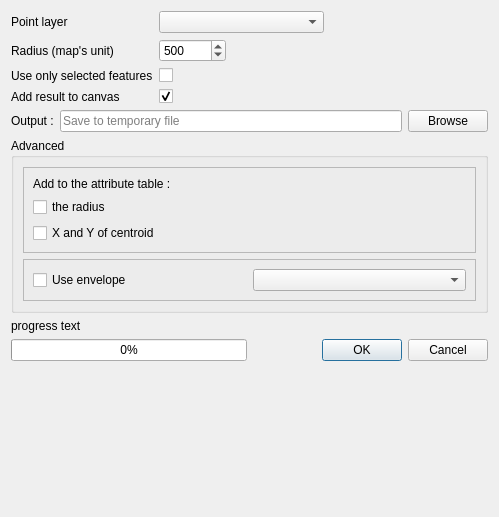
<?xml version="1.0" encoding="UTF-8"?>
<ui version="4.0">
 <class>Blur</class>
 <widget class="QWidget" name="Blur">
  <property name="geometry">
   <rect>
    <x>0</x>
    <y>0</y>
    <width>499</width>
    <height>517</height>
   </rect>
  </property>
  <property name="windowTitle">
   <string>Form</string>
  </property>
  <layout class="QVBoxLayout" name="verticalLayout">
   <item>
    <layout class="QFormLayout" name="formLayout">
     <property name="fieldGrowthPolicy">
      <enum>QFormLayout::ExpandingFieldsGrow</enum>
     </property>
     <item row="3" column="0">
      <widget class="QLabel" name="label_4">
       <property name="text">
        <string>Radius (map's unit)</string>
       </property>
      </widget>
     </item>
     <item row="3" column="1">
      <widget class="QSpinBox" name="spinBox_radius">
       <property name="toolTip">
        <string>Maximum radius</string>
       </property>
       <property name="minimum">
        <number>1</number>
       </property>
       <property name="maximum">
        <number>999999999</number>
       </property>
       <property name="singleStep">
        <number>50</number>
       </property>
       <property name="value">
        <number>500</number>
       </property>
      </widget>
     </item>
     <item row="4" column="0">
      <widget class="QLabel" name="label_5">
       <property name="text">
        <string>Use only selected features</string>
       </property>
      </widget>
     </item>
     <item row="4" column="1">
      <widget class="QCheckBox" name="checkBox_selectedOnlyFeatures">
       <property name="text">
        <string/>
       </property>
      </widget>
     </item>
     <item row="5" column="0">
      <widget class="QLabel" name="label_6">
       <property name="text">
        <string>Add result to canvas</string>
       </property>
      </widget>
     </item>
     <item row="5" column="1">
      <widget class="QCheckBox" name="checkBox_addToMap">
       <property name="text">
        <string/>
       </property>
       <property name="checked">
        <bool>true</bool>
       </property>
      </widget>
     </item>
     <item row="1" column="0">
      <widget class="QLabel" name="label_3">
       <property name="text">
        <string>Point layer</string>
       </property>
      </widget>
     </item>
     <item row="1" column="1">
      <layout class="QHBoxLayout" name="horizontalLayout_2">
       <item>
        <widget class="QComboBox" name="comboBox_layerToBlur">
         <property name="sizePolicy">
          <sizepolicy hsizetype="Expanding" vsizetype="Fixed">
           <horstretch>0</horstretch>
           <verstretch>0</verstretch>
          </sizepolicy>
         </property>
        </widget>
       </item>
       <item>
        <spacer name="horizontalSpacer">
         <property name="orientation">
          <enum>Qt::Horizontal</enum>
         </property>
         <property name="sizeHint" stdset="0">
          <size>
           <width>40</width>
           <height>20</height>
          </size>
         </property>
        </spacer>
       </item>
      </layout>
     </item>
    </layout>
   </item>
   <item>
    <layout class="QHBoxLayout" name="horizontalLayout">
     <item>
      <widget class="QLabel" name="label_7">
       <property name="text">
        <string>Output :</string>
       </property>
      </widget>
     </item>
     <item>
      <widget class="QLineEdit" name="lineEdit_outputFile">
       <property name="enabled">
        <bool>true</bool>
       </property>
       <property name="inputMask">
        <string/>
       </property>
       <property name="text">
        <string/>
       </property>
       <property name="placeholderText">
        <string>Save to temporary file</string>
       </property>
      </widget>
     </item>
     <item>
      <widget class="QPushButton" name="pushButton_browseFolder">
       <property name="text">
        <string>Browse</string>
       </property>
      </widget>
     </item>
    </layout>
   </item>
   <item>
    <widget class="QgsCollapsibleGroupBox" name="groupBox_advanced">
     <property name="title">
      <string>Advanced</string>
     </property>
     <layout class="QVBoxLayout" name="verticalLayout_4">
      <item>
       <widget class="QFrame" name="frame">
        <property name="sizePolicy">
         <sizepolicy hsizetype="Expanding" vsizetype="Preferred">
          <horstretch>0</horstretch>
          <verstretch>0</verstretch>
         </sizepolicy>
        </property>
        <property name="frameShape">
         <enum>QFrame::StyledPanel</enum>
        </property>
        <property name="frameShadow">
         <enum>QFrame::Raised</enum>
        </property>
        <layout class="QVBoxLayout" name="verticalLayout_2">
         <item>
          <widget class="QLabel" name="label_8">
           <property name="text">
            <string>Add to the attribute table :</string>
           </property>
          </widget>
         </item>
         <item>
          <widget class="QCheckBox" name="checkBox_exportRadius">
           <property name="text">
            <string>the radius</string>
           </property>
          </widget>
         </item>
         <item>
          <widget class="QCheckBox" name="checkBox_exportCentroid">
           <property name="text">
            <string>X and Y of centroid</string>
           </property>
          </widget>
         </item>
        </layout>
       </widget>
      </item>
      <item>
       <widget class="QFrame" name="frame_2">
        <property name="sizePolicy">
         <sizepolicy hsizetype="Expanding" vsizetype="Preferred">
          <horstretch>0</horstretch>
          <verstretch>0</verstretch>
         </sizepolicy>
        </property>
        <property name="frameShape">
         <enum>QFrame::StyledPanel</enum>
        </property>
        <property name="frameShadow">
         <enum>QFrame::Raised</enum>
        </property>
        <layout class="QVBoxLayout" name="verticalLayout_3">
         <item>
          <layout class="QHBoxLayout" name="horizontalLayout_3">
           <item>
            <widget class="QCheckBox" name="checkBox_envelope">
             <property name="text">
              <string>Use envelope</string>
             </property>
            </widget>
           </item>
           <item>
            <widget class="QComboBox" name="comboBox_envelope"/>
           </item>
          </layout>
         </item>
        </layout>
       </widget>
      </item>
     </layout>
    </widget>
   </item>
   <item>
    <widget class="QLabel" name="label_progress">
     <property name="text">
      <string>progress text</string>
     </property>
    </widget>
   </item>
   <item>
    <layout class="QHBoxLayout" name="horizontalLayout_4">
     <item>
      <widget class="QProgressBar" name="progressBar_blur">
       <property name="value">
        <number>0</number>
       </property>
       <property name="orientation">
        <enum>Qt::Horizontal</enum>
       </property>
      </widget>
     </item>
     <item>
      <widget class="QDialogButtonBox" name="buttonBox_blur">
       <property name="standardButtons">
        <set>QDialogButtonBox::Cancel|QDialogButtonBox::Ok</set>
       </property>
      </widget>
     </item>
    </layout>
   </item>
   <item>
    <spacer name="verticalSpacer">
     <property name="orientation">
      <enum>Qt::Vertical</enum>
     </property>
     <property name="sizeHint" stdset="0">
      <size>
       <width>17</width>
       <height>66</height>
      </size>
     </property>
    </spacer>
   </item>
  </layout>
 </widget>
 <customwidgets>
  <customwidget>
   <class>QgsCollapsibleGroupBox</class>
   <extends>QGroupBox</extends>
   <header>qgis/gui.h</header>
   <container>1</container>
  </customwidget>
 </customwidgets>
 <resources>
  <include location="../../../../../plugins/GeoHealth/resources.qrc"/>
 </resources>
 <connections>
  <connection>
   <sender>checkBox_envelope</sender>
   <signal>toggled(bool)</signal>
   <receiver>comboBox_envelope</receiver>
   <slot>setEnabled(bool)</slot>
   <hints>
    <hint type="sourcelabel">
     <x>133</x>
     <y>280</y>
    </hint>
    <hint type="destinationlabel">
     <x>365</x>
     <y>280</y>
    </hint>
   </hints>
  </connection>
 </connections>
</ui>
